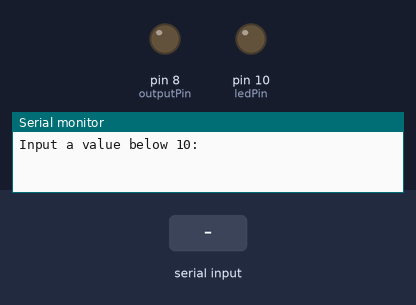
The sketch below on a simulated Arduino Uno, built with avr-gcc and run on an emulated ATmega328P. Parts: output pins drawn as LEDs (lit = HIGH), the last lines printed to the serial monitor. The test bench sets the inputs (shaded band).

Above: at 1.2 s.
1.3 s: "90,45\n" received over Serial
At 2.7 s:
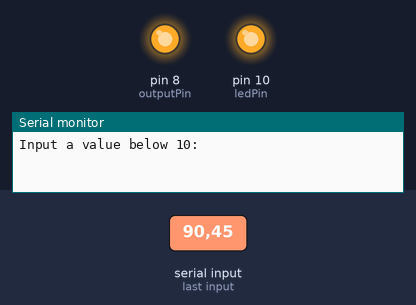
4.3 s: "30,150\n" received over Serial
At 10.0 s:
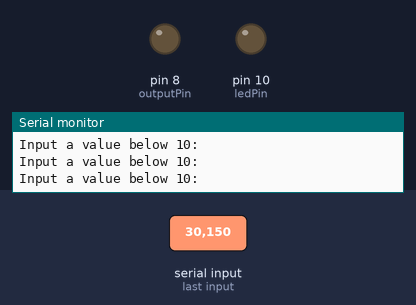
Timing chart, 0 to 11.5 s (numbered marks = the images above; inputs shaded):
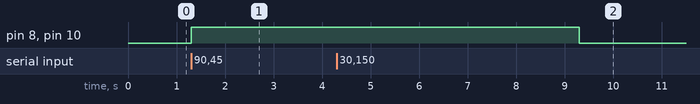

Measured:
- after the input at 1.3 s, pin 8 (outputPin), pin 10 (ledPin): LOW → HIGH at once
- after the input at 4.3 s, pin 8 (outputPin), pin 10 (ledPin): HIGH → LOW after 5.0 s instead of 1.0 s

The sketch:

buzzers.ino
```cpp
int outputPin = 8;
int userInput = 0;
int ledPin = 10;


void setup() {
  // put your setup code here, to run once:
  pinMode(outputPin, OUTPUT);
  pinMode(ledPin, OUTPUT);
  Serial.begin(9600);

}

void loop() {
  // put your main code here, to run repeatedly:
  Serial.println("Input a value below 10: ");
  while(Serial.available() == 0){}

  userInput = Serial.parseInt();

  if(userInput >= 10){
    digitalWrite(outputPin, HIGH);
    digitalWrite(ledPin, HIGH);
    delay(2000);
    digitalWrite(outputPin, LOW);
    digitalWrite(ledPin, LOW);
  }

}
```
